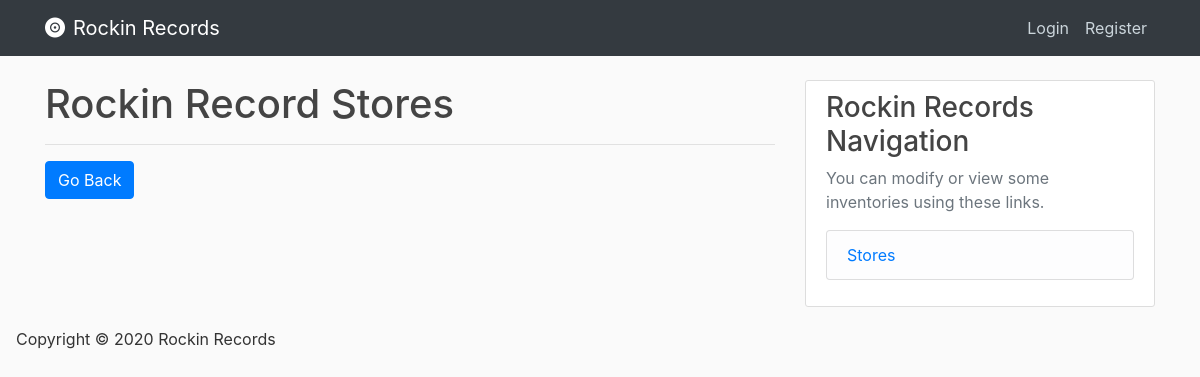
Page /stores on the earlier database version.
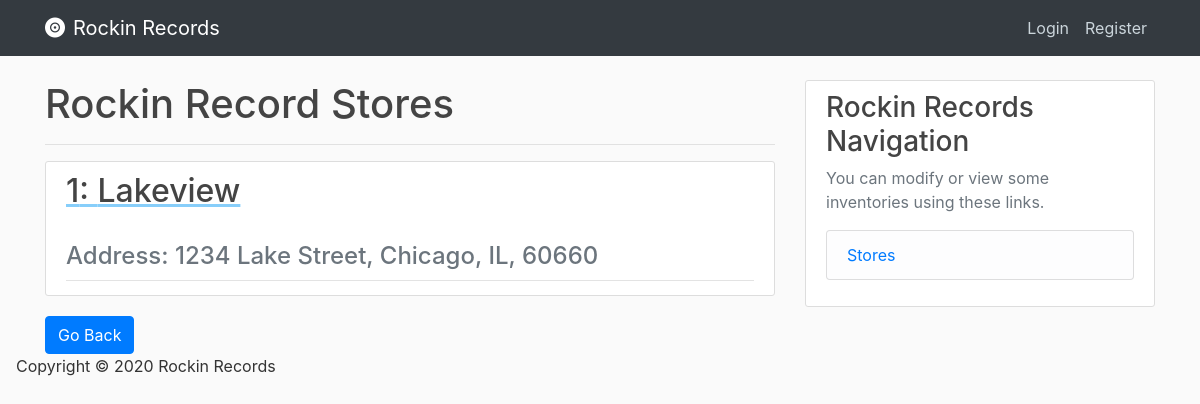
Same page on the later database version.
### database/models.py (models this page shows)
class Stores(db.Model):
    store_id = db.Column(db.Integer, primary_key=True, nullable=False, autoincrement="auto")
    store_name = db.Column(db.String(120), nullable=False)
    street_address = db.Column(db.String(120), nullable=False)
    city_address = db.Column(db.String(120), nullable=False)
    state_address = db.Column(db.String(120), nullable=False)
    zip_address = db.Column(db.String(120), nullable=False)

### database/routes.py (the view)
@app.route('/stores')
def stores():
    stores = Stores.query.all()
    return render_template('stores.html', stores=stores)

### database/Templates/stores.html
{% extends "index.html" %}
{% block content %}
    <h1> Rockin Record Stores </h1>
    <hr>
    {% for store in stores %}
        <article class="media content-section">
            <div class="media-body">
                <div class="article-metadata">
                    <a class="mr-2" href="{{url_for('store', store_id=store.store_id)}}" style="text-decoration: underline; text-decoration-color: lightskyblue;" >
                    <h2> {{ store['store_id'] }}: {{ store['store_name'] }} </h2>
                    </a>
                    <h4 class="text-muted"> Address: {{ store['street_address'] }}, {{ store['city_address'] }}, {{ store['state_address']}}, {{ store['zip_address'] }}</h4>
                </div>
          </div>
        </article>
     {% endfor %}
     <div>
        <a href="{{ url_for('home') }} ">
          <button class='btn btn-primary'>
              Go Back
          </button>
        </a>
     </div>
{% endblock content %}

Differences in the rows shown:
added Stores: store_id "1", store_name "Lakeview", street_address "1234 Lake Street", city_address "Chicago", state_address "IL", zip_address "60660"
